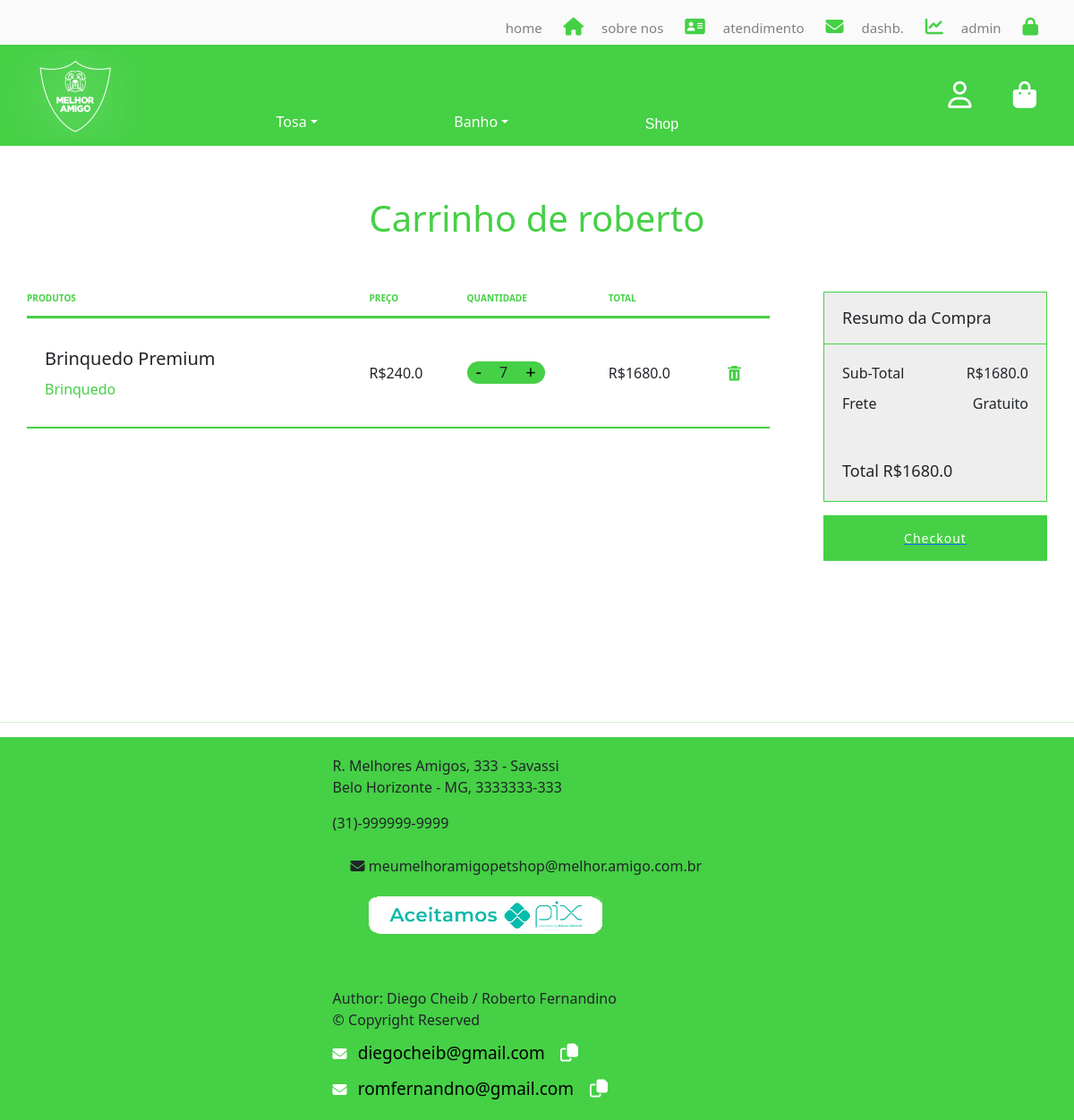
The app's page /usuarios/cart (signed in) with its own data.
### usuarios/models.py (models this page shows, shortened)
class Account(AbstractBaseUser, PermissionsMixin):
    email = models.EmailField(
        verbose_name="email", max_length=150, unique=True, blank=False
    )
    username = models.CharField(max_length=30, unique=True, blank=False)
    cpf = models.CharField(max_length=14, unique=True, blank=False, null=True)
    data_nascimento = models.DateField(blank=False, null=True)
    data_criacao = models.DateTimeField(auto_now_add=True, blank=False, null=True)
    is_newsletter = models.BooleanField(default=False, null=False, blank=False)
    objects = AccountManager()
    is_admin = models.BooleanField(default=False)
    is_active = models.BooleanField(default=True)
    is_staff = models.BooleanField(default=False)
    is_superuser = models.BooleanField(default=False)
    USERNAME_FIELD = "email"
    REQUIRED_FIELDS = ["username", "data_nascimento", "cpf"]
    def __str__(self):
        return f"{self.username}"

class UserCartItems(models.Model):
    cart = models.ForeignKey(
        UserCart,
        on_delete=models.CASCADE,
        related_name="items")
    produto = models.ForeignKey(Produto, on_delete=models.CASCADE)
    quantidade = models.IntegerField(default=1)
    def total_price_items(self) -> float:
        return self.produto.preco * self.quantidade / 100
    class Meta:
        verbose_name_plural = 'Items Carrinho'

class UserCart(models.Model):
    user = models.ForeignKey(Account, on_delete=models.CASCADE)
    class Meta:
        verbose_name_plural = "Carrinho Usuario"
    def calculate_total_price(self) -> float:
        total = 0
        for item in self.items.all():
            total += item.produto.preco * item.quantidade
        return total
    def calculate_total_price_real(self) -> float:
        total = (int(self.calculate_total_price()) / 100 )
        return total

### loja/models.py (models this page shows, shortened)
class Produto(models.Model):
    nome = models.CharField(max_length=50, default="Produto", unique=True)
    preco = models.IntegerField(default=0)  # cents
    category = models.ForeignKey(Category, on_delete=models.CASCADE, null=True)
    descricao = models.TextField()
    img = models.ImageField(upload_to=product_image_path)
    estoque = models.IntegerField(default=0, null=False, blank=False)
    def preco_em_real(self):
        return f"{(self.preco) / 100 }"

class Category(models.Model):
    nome = models.CharField(max_length=60, default=None, blank=False, null=False)
    def __str__(self) -> str:
        return f"{self.nome}"
    class Meta:
        verbose_name_plural = "Categorias Produtos"

### usuarios/views.py (the view)
# urls.py: path('cart', cart_view, name='carrinho'),
@login_required
def cart_view(request):
    try:
        cart, created = UserCart.objects.get_or_create(user=request.user)
        cart_items = UserCartItems.objects.filter(cart=cart)
        items = cart_items.all()
        context = {'items': items, 'cart': cart}
    except UserCart.DoesNotExist:
        items = []
        context = {'items': items, 'cart': cart}
    return render(request, 'usuarios/cart.html', context)

### usuarios/templates/usuarios/cart.html (shortened to what this page needs)
{% extends 'index/base.html' %}
{% block content %}
{% load static %}
{% load my_filters %}
<link rel="stylesheet" href="{% static 'usuarios/style.css' %}">
<link href='https://unpkg.com/boxicons@2.1.4/css/boxicons.min.css' rel='stylesheet'>
<div class="cart-container">
    <div class="cart-user-container">
        <h1 class="username">Carrinho de {{ request.user }}</h1>
        {% if items %}
        <div class="items">
            <section>
                <table>
                    <thead>
                        <tr>
                            <th>Produtos</th>
                            <th>Preço</th>
                            <th>Quantidade</th>
                            <th>Total</th>
                        </tr>
                        {% for item in items %}
                            {% if item.quantidade > 0 %}
                            </thead>
                                <tbody>
                                <tr>
                                    <td>
                                        <div class="product">
                                            <div class="info">
                                                <div class="nomeproduto">{{ item.produto.nome }}</div>
                                                <div class="categoria">{{ item.produto.category }}</div>
                                            </div>
                                        </div>
                                    </td>
                        <td>R${{ item.produto.preco_em_real }} </td>
                        <td>
                            <div class="qntd">
                                <form  method="post" action="{% url 'loja:remove-cart' item.produto.id %}">
                                    <button id="decreaseButton" type="submit">-</button>
                                </form>
                                <span>{{ item.quantidade }}</span>
                                <form method="post" action="{% url 'loja:add-cart' item.produto.id %}">
                                    <button id="increaseButton" type="submit">+</button>
                                </form>
                            </div>
                        </td>
                        <td>R${{ item.total_price_items }}</td>
                        <td class="removeitem">
                            <form method="post" action="{% url 'loja:remove-all-cart' item.produto.id %}">
                                <button class="deleteitem" type="submit"><i class='bx bxs-trash'></i></button>
                            </form>
                        </td>
                    </tr>
                    {% endif %}
                    {% endfor %}
                    </tbody>
                </table>
            </section>
            <aside>
                <div class="box">
                    <header>Resumo da Compra</header>
                    <div class="info">
                        <div><span>Sub-Total</span>R${{ cart.calculate_total_price_real }}</div>
                        <div><span>Frete</span>Gratuito</div>
                    </div>
                    <footer>
                        <span>Total</span>
                        <span>R${{ cart.calculate_total_price_real }}</span>
                    </footer>
                </div>{% if cart.calculate_total_price_real != 0 %}
                <a href="">
                    <button type="submit">Checkout</button>
                </a>
                    {% else %}
            <a href="{% url 'loja:loja' %}">
            <button class="btn btn-success"> Shop
            </button>
        </a>
        {% endif %}
    </aside>
        </div>
                    {% else %}
                    <div class="items">
                    <h1>Nenhum item no carrinho</h1>
                    </div>
                    {% endif %}
    </div>
</div>
{% endblock %}

### index/static/index/style.css (style rules this page uses)
* { margin: 0; padding: 0; }
a { color: white; text-decoration: none; }

### usuarios/static/usuarios/style.css (style rules this page uses)
* { margin: 0; padding: 0; }
body { display: flex; flex-direction: column; min-height: 100vh; width: 100vw; }
.cart-container .cart-user-container { background-color: white; padding: 0px 30px 30px; }
.cart-container .cart-user-container .username { color: #45d045; margin-top: 15vh; text-align: center; padding: 50px 0; }
.cart-container .cart-user-container .items { display: flex; }
.cart-container .cart-user-container .items section { flex: 1; }
.cart-container .cart-user-container .items aside { min-width: 250px; }
table { width: 100%; border-collapse: collapse; }
table thead tr { border-bottom: 3px solid #45d045; }
table thead tr th { text-align: left; padding-bottom: 12px; text-transform: uppercase; color: #45d045; }
table tbody tr { border-bottom: 2px solid #45d045; }
table tbody tr td { padding: 30px 0; }
.product { display: flex; align-items: center; }
.product .info { margin-left: 20px; }
.product .info .nomeproduto { font-size: 20px; margin-bottom: 7px; }
.product .info .categoria { color: #45d045; }
.qntd { background-color: #45d045; display: inline-flex; padding: 0 0; justify-content: space-around; min-width: 60px; align-items: center; border-radius: 20px; overflow: hidden; height: 25px; }
.qntd span { margin: 0 10px; }
.qntd button { display: flex; align-items: center; background: transparent; border: 0; padding: 0 10px; font-size: 20px; height: 100%; }
.deleteitem { color: #45d045; border: 0; background-color: white; width: 30px; height: 30px; display: flex; align-items: center; justify-content: center; font-size: 20px; cursor: pointer; }
aside { margin-left: 60px; }
aside .box { margin-bottom: 15px; border: 1px solid #45d045; background-color: #eee; }
aside .box header { padding: 15px 20px; font-size: 18px; border-bottom: 1px solid #45d045; }
aside .box .info { padding: 20px; }
aside .box .info > div { display: flex; justify-content: space-between; margin-bottom: 10px; }
aside .box footer { padding: 20px; background-color: #eee; font-size: 18px; }
aside button { padding: 15px 0; color: white; background-color: #45d045; border: 0; display: block; width: 100%; letter-spacing: 1px; font-size: 14px; }
table thead tr th { font-size: 10px; margin-left: 2px; }

### records on screen
Account: user "roberto"
UserCartItems: produto.nome "Brinquedo Premium", produto.category "Brinquedo", produto.preco_em_real "240.0", quantidade "7", total_price_items "1680.0"
UserCart: calculate_total_price_real "1680.0"
